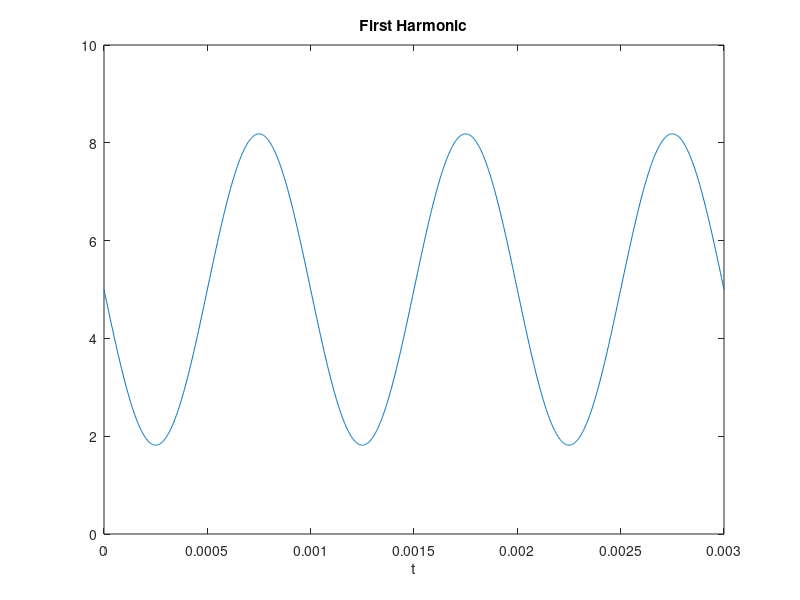

This chart was generated by the following MATLAB code: (Note: this script raises an error after producing the figure.)
t=0:0.0000025:0.003;
y1=5-10/pi*sin(2000*pi.*t);
y2=y1-10/(2*pi)*sin(4000*pi.*t);
y3=y2-10/(3*pi)*sin(6000*pi.*t);
plot(t,y1);
title('First Harmonic');
xlabel('t');
set(gcf,'color','w');
export_fig problem1-first.pdf;
plot(t,y2);
title('Second Harmonic');
xlabel('t');
export_fig problem1-second.pdf;
plot(t,y3);
title('Third Harmonic');
xlabel('t');
export_fig problem1-third.pdf;
cla;
t=0:0.5:8;
first=zeros(size(t));
second=[0 0 0 0 0 2 4 2 0 -2 0 2 0 0 0 0 0];
third=[0 0 0 0 0 0 0 0 0 2 4 2 0 -2 0 2 0];
hold on;
plot(t,first,'r');
plot(t,second,'b');
plot(t,third,'k');
title('Slow Rate');
xlabel('t(\musec)');
hold off;
export_fig problem2a.pdf;
cla;
second=[0 0 0 2 4 2 0 -2 0 2 0 0 0 0 0 0 0];
third=[0 0 0 0 0 2 4 2 0 -2 0 2 0 0 0 0 0];
hold on;
plot(t,first,'r');
plot(t,second,'b');
plot(t,third,'k');
title('Fast Rate');
xlabel('t(\musec)');
hold off;
export_fig problem2b.pdf;
cla;
second=[0 0 2 4 2 0 -2 0 2 0 0 0 0 0 0 0 0];
third=[0 0 0 2 4 2 0 -2 0 2 0 0 0 0 0 0 0];
hold on;
plot(t,first,'r');
plot(t,second,'b');
plot(t,third,'k');
title('Supersonic Rate');
xlabel('t(\musec)');
hold off;
export_fig problem2c.pdf;
cla;
t=[0 1.05 1.05 2.1 2.1 3.15 3.15 4.2 4.2 5.25 5.25 6.30 7.35 8.40 8.40 9.45 10.50];
y=[1 1 0 0 1 1 0 0 1 1 0 0 0 0 1 1 1];
plot(t,y);
ylim([-0.25 1.25]);
xlabel('t(\musec)');
ylabel('output(V)');
export_fig problem3a.pdf
hold on;
y=[-0.25 1.25];
x1=0.5*ones(1,length(y));
x2=1.5*ones(1,length(y));
x3=2.55*ones(1,length(y));
x4=3.60*ones(1,length(y));
x5=4.65*ones(1,length(y));
x6=5.70*ones(1,length(y));
x7=6.75*ones(1,length(y));
x8=7.80*ones(1,length(y));
x9=8.85*ones(1,length(y));
x10=9.90*ones(1,length(y));
plot(x1,y,':k');
plot(x2,y,':k');
plot(x3,y,':k');
plot(x4,y,':k');
plot(x5,y,':k');
plot(x6,y,':k');
plot(x7,y,':k');
plot(x8,y,':k');
plot(x9,y,':k');
plot(x10,y,':k');
hold off;
export_fig problem3c.pdf